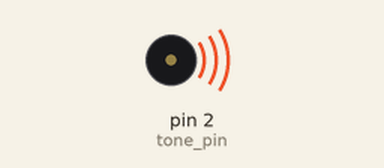
The sketch below on a simulated Arduino Uno, built with avr-gcc and run on an emulated ATmega328P. On the bench: buzzer (waves = sounding).

Above: at 0.1 s.
At 2.2 s:
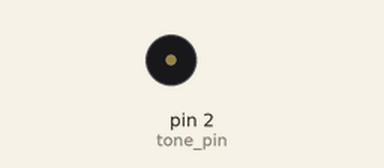
Timing chart, 0 to 3.7 s (numbered marks = the images above):
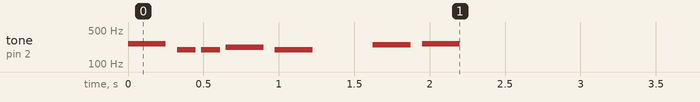

The sketch:

melody.ino
```cpp
#define NOTE_G3  196
#define NOTE_GS3 208
#define NOTE_A3  220
#define NOTE_AS3 233
#define NOTE_B3  247
#define NOTE_C4  262

#define LEN 8

#define tone_pin 2

int melody[LEN] = {
	NOTE_C4, NOTE_G3, NOTE_G3, NOTE_A3, NOTE_G3, 0, NOTE_B3, NOTE_C4
};

int note_durations[LEN] = {
	4, 8, 8, 4, 4, 4, 4, 4
};

void setup () {
	for (int this_note = 0; this_note < LEN; ++this_note) {
		int duration = 1000 / note_durations[this_note];
		tone(tone_pin, melody[this_note], duration);
		int pause = duration * 1.3;
		delay(pause);
		noTone(tone_pin);
	}
}

void loop () {

}
```
